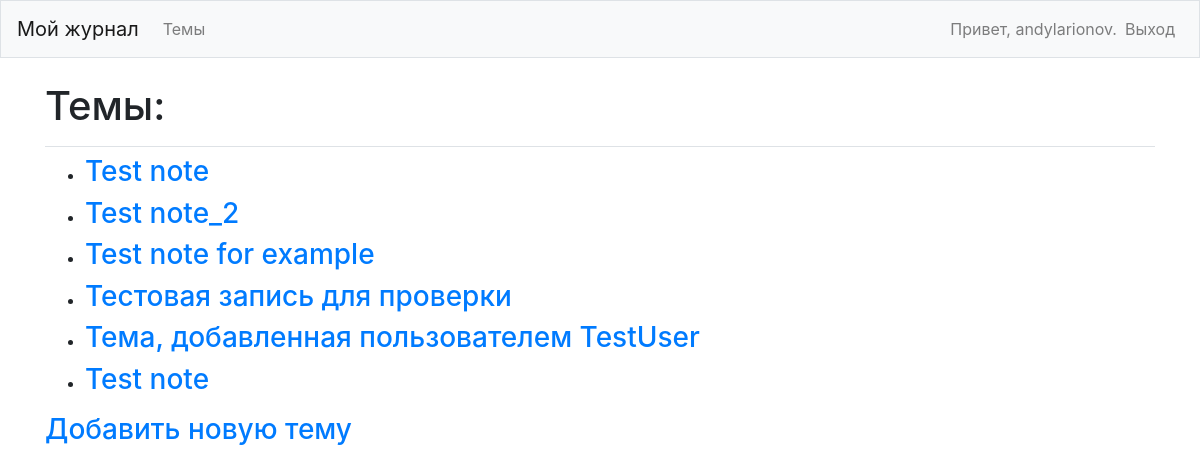
Page /topics/ (signed in) on the earlier database version.
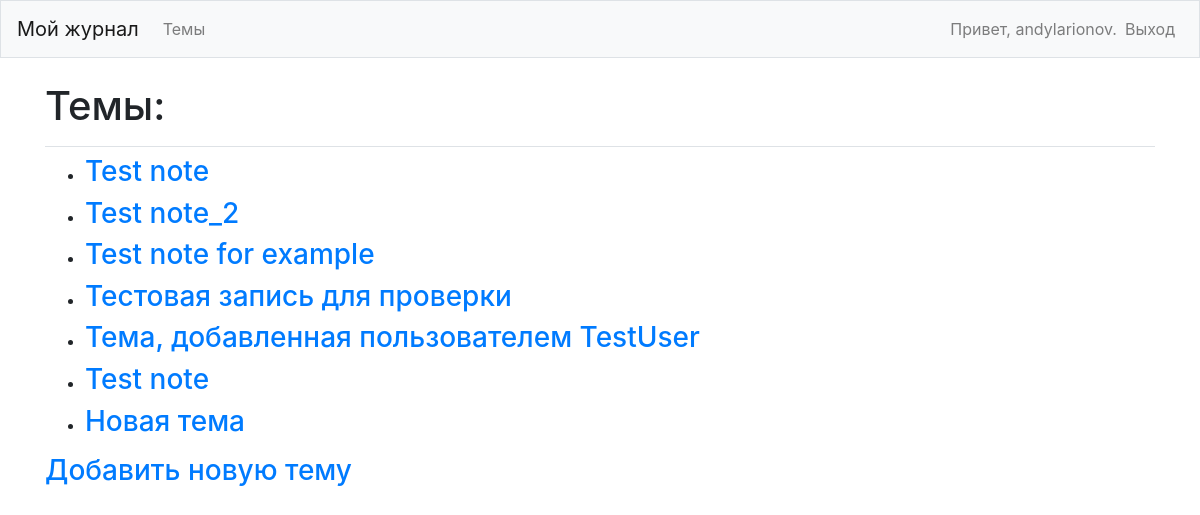
Same page on the later database version.
### my_journal_p/models.py (models this page shows)
class Topic(models.Model):
    text = models.CharField(max_length=200)
    date_added = models.DateTimeField(auto_now_add=True)
    owner = models.ForeignKey(User, on_delete=models.CASCADE)
    def __str__(self):
        return self.text

### my_journal_p/views.py (the view)
# urls.py: path('topics/', views.topics, name='topics'),
@login_required()
def topics(request):
    topics = Topic.objects.filter(owner=request.user).order_by('date_added')
    context = {"topics": topics}
    return render(request, 'my_journal_p/topics.html', context)

### my_journal_p/templates/my_journal_p/topics.html (shortened to what this page needs)
<!DOCTYPE html>
<html lang="en">
<head>
</head>
<body>
{% extends "my_journal_p/base.html" %}
{% block page_header %}
  <h1>Темы:</h1>
{% endblock page_header %}
{%block content%}
  <ul>
      {% for topic in topics %}
        <li><h3>
          <a href="{% url 'my_journal_p:topic' topic.id %}">{{topic}}</a>
        </h3></li>
      {% empty %}
        <li><h3>Отсутствуют темы для просмотраt</h3></li>
      {% endfor %}
  </ul>
  <h3><a href="{% url 'my_journal_p:new_topic' %}">Добавить новую тему</a></h3>
{% endblock content %}

Differences in the rows shown:
added Topic: text "Новая тема"
